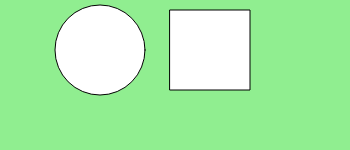
Frame 1 (no input)
Frame 60 (no input): identical to frame 1, image omitted
Frame 120 (the mouse pressed at the canvas centre since frame 60): identical to frame 1, image omitted

The p5.js sketch that drew this single still picture (run headless with seeded random() and noise() and a simulated clock; from frame 60 on, the mouse is pressed at the canvas centre):

// p5.js sketch
// ── sketch.js
function setup() {
  createCanvas(350, 150);
}

function draw() {
  background('lightgreen');
  circle(100, 50, 90);
  square(170, 10, 80)
}
